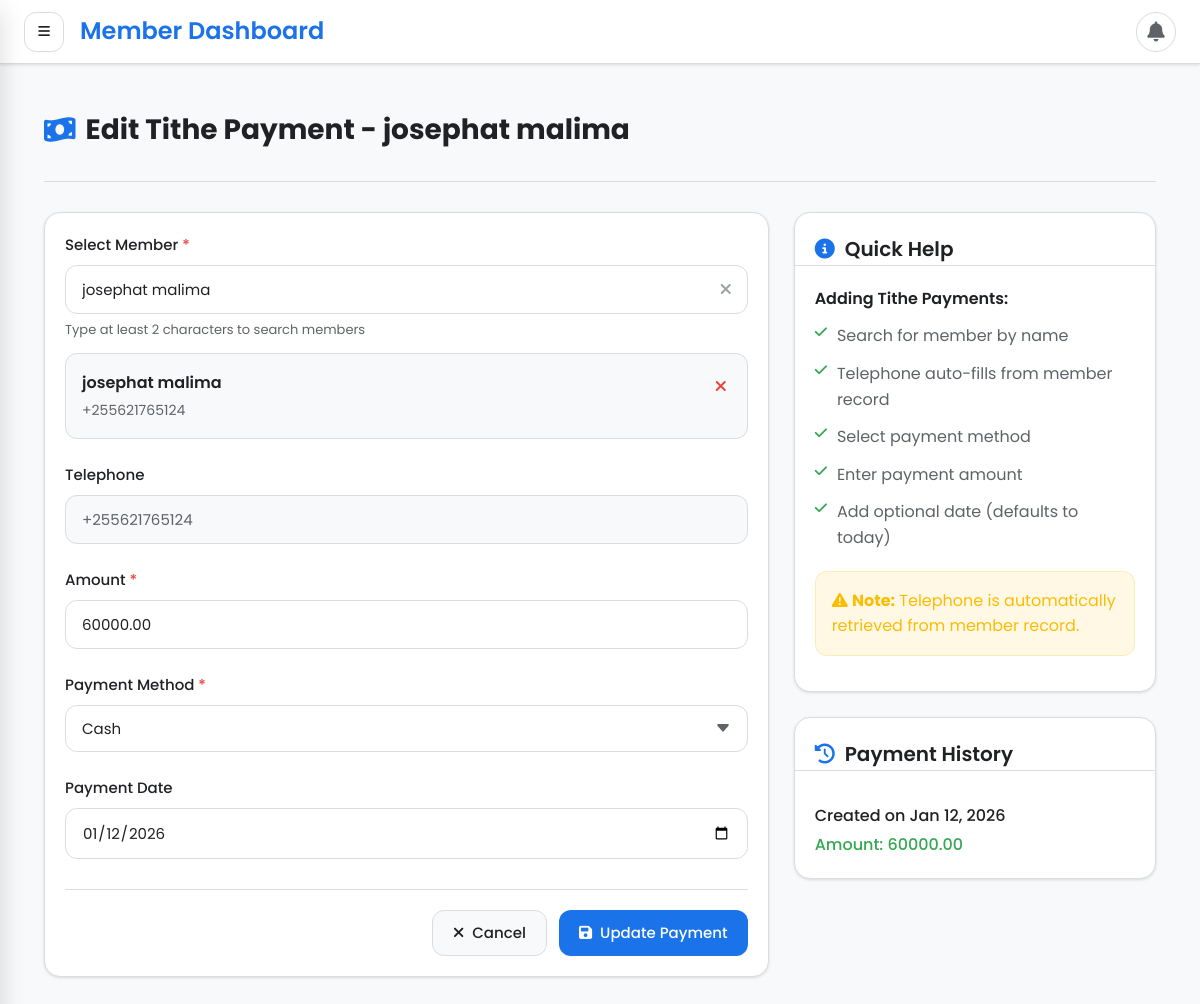
The app's page /tithe/2/update/ (signed in) with its own data.
### tithe/models.py (models this page shows, shortened)
class TithePayment(models.Model):
    PAYMENT_STATUS_CHOICES = [
        ('cash', 'Cash'),
        ('bank', 'Bank'),
    ]
    sms_sent = models.BooleanField(default=False)
    sms_sent_at = models.DateTimeField(null=True, blank=True)
    sms_message_id = models.CharField(max_length=100, blank=True, null=True)
    sms_failure_count = models.IntegerField(default=0)
    last_sms_error = models.TextField(blank=True, null=True)
    date = models.DateTimeField(default=timezone.now, verbose_name='Invoice Date')
    name = models.ForeignKey(Member, verbose_name="Member", on_delete=models.CASCADE)  # Direct reference
    contact_number = models.CharField(max_length=13)
    amount = models.DecimalField(max_digits=10, decimal_places=2)
    status = models.CharField(
        max_length=50,
        choices=PAYMENT_STATUS_CHOICES,
        default='cash'
    )

### member/models.py (models this page shows, shortened)
class Member(models.Model):
    name = models.CharField(max_length=255)
    code = models.TextField(help_text="001PT", null= True)
    active = models.BooleanField(default= True)
    shepherd = models.ForeignKey(Community, on_delete=models.CASCADE, null=True, blank=True)
    ministry = models.ForeignKey(Ministry, on_delete=models.CASCADE, null=True, blank=True)
    telephone =PhoneNumberField(max_length=255, null=True, help_text=' Eg. +255 ')
    location = models.CharField(max_length=255)
    fathers_name = models.CharField(max_length=255, null=True, blank=True)
    mothers_name = models.CharField(max_length=255, null=True, blank=True)
    guardians_name = models.CharField(max_length=255, null=True, blank=True)
    new_believer_school = models.BooleanField()
    pays_tithe = models.BooleanField(default=False)
    working = models.BooleanField(default=False)
    schooling = models.BooleanField(default=False)
    picture = models.ImageField(upload_to=upload_image_path, null=True, blank=True)
    transfered = models.BooleanField(max_length=250, blank=True, null= True)
    transfer_update = models.CharField(max_length=250, null=True, blank=True)
    objects = MemberManager()

### tithe/views.py (the view, shortened to what this page needs)
# urls.py: path('<int:pk>/update/', views.TithePaymentUpdateView.as_view(), name='tithepayment_update'),
class TithePaymentUpdateView(LoginRequiredMixin, UpdateView):
    model = TithePayment
    form_class = TithePaymentForm
    template_name = 'tithepayment/create.html'
    context_object_name = 'payment'
    def get_context_data(self, **kwargs):
        context = super().get_context_data(**kwargs)
        context['title'] = f'Edit Tithe Payment - {self.object.name.name}'
        context['finance_active'] = True
        context['tithepayment_active_list'] = True
        return context

### tithe/forms.py (shortened to what this page needs)
class TithePaymentForm(forms.ModelForm):
    class Meta:
        model = TithePayment
        fields = ['name', 'contact_number', 'amount', 'status', 'date']
        widgets = {
            'name': forms.HiddenInput(),
            'contact_number': forms.HiddenInput(),
            'date': forms.DateTimeInput(attrs={'type': 'datetime-local'}),
            'amount': forms.NumberInput(attrs={'step': '0.01', 'min': '0'}),
        }
    def __init__(self, *args, **kwargs):
        super().__init__(*args, **kwargs)
        self.fields['contact_number'].label = 'Telephone'

### templates/tithepayment/create.html (shortened to what this page needs)
{% extends 'base.html' %}
{% load static %}
{% block content %}
<div class="form-container">
    <div class="page-header">
        <h1 class="page-title">
            <i class="fas fa-money-bill-wave"></i>
            {% if title %}{{ title }}{% else %}{% if form.instance.pk %}Edit{% else %}Add New{% endif %} Tithe Payment{% endif %}
        </h1>
    </div>
    <div class="layout-grid">
        <div class="card">
            <div class="card-body">
                <form method="post" id="tithePaymentForm" class="form">
                    <div class="form-group">
                        <label class="form-label required">Select Member</label>
                        <div class="search-container">
                            <div class="search-input-group">
                                <input type="text"
                                       class="form-control search-input"
                                       id="member_search"
                                       placeholder="Type member name to search..."
                                       autocomplete="off"
                                       value="{% if form.instance.name %}{{ form.instance.name.name }}{% endif %}">
                                <button type="button" class="search-clear" id="clear_search" title="Clear Search">
                                    <i class="fas fa-times"></i>
                                </button>
                            </div>
                            <div class="form-text">Type at least 2 characters to search members</div>
                        </div>
                        <div id="selected_member_display"
                             class="selected-member"
                             style="{% if not form.instance.name %}display: none;{% endif %}">
                            <div class="selected-member-header">
                                <div class="selected-member-info">
                                    <div class="selected-member-name" id="selected_member_name">
                                        {% if form.instance.name %}{{ form.instance.name.name }}{% endif %}
                                    </div>
                                    <div class="selected-member-phone" id="selected_member_telephone">
                                        {% if form.instance.name %}{{ form.instance.name.telephone|default:"No telephone" }}{% endif %}
                                    </div>
                                </div>
                                <button type="button"
                                        class="selected-member-remove"
                                        id="remove_member"
                                        title="Remove Member">
                                    <i class="fas fa-times"></i>
                                </button>
                            </div>
                        </div>
                    </div>
                    <div class="form-group">
                        <label class="form-label">Telephone</label>
                        <input type="text"
                               class="form-control readonly"
                               id="telephone_display"
                               readonly
                               value="{% if form.instance.name %}{{ form.instance.name.telephone|default:'' }}{% endif %}">
                    </div>
                    <div class="form-group">
                        <label for="{{ form.amount.id_for_label }}" class="form-label required">Amount</label>
                        <input type="number"
                               name="{{ form.amount.name }}"
                               id="{{ form.amount.id_for_label }}"
                               class="form-control {% if form.amount.errors %}error{% endif %}"
                               value="{{ form.amount.value|default:'' }}"
                               step="0.01"
                               min="0"
                               placeholder="Enter amount"
                               required>
                    </div>
                    <div class="form-group">
                        <label for="{{ form.status.id_for_label }}" class="form-label required">Payment Method</label>
                        <div class="select-container">
                            <select name="{{ form.status.name }}"
                                    id="{{ form.status.id_for_label }}"
                                    class="form-control select-control {% if form.status.errors %}error{% endif %}"
                                    required>
                                {% for value, label in form.status.field.choices %}
                                <option value="{{ value }}"
                                        {% if form.status.value == value|stringformat:"s" %}selected{% endif %}>
                                    {{ label }}
                                </option>
                                {% endfor %}
                            </select>
                        </div>
                    </div>
                    <div class="form-group">
                        <label for="{{ form.date.id_for_label }}" class="form-label">Payment Date</label>
                        <input type="date"
                               name="{{ form.date.name }}"
                               id="{{ form.date.id_for_label }}"
                               class="form-control date-input {% if form.date.errors %}error{% endif %}"
                               value="{{ form.date.value|date:'Y-m-d'|default:'' }}"
                               placeholder="Select date">
                    </div>
                    <div class="form-actions">
                        <a href="{% url 'tithepayment:tithepayment_list' %}" class="btn btn-secondary">
                            <i class="fas fa-times"></i> Cancel
                        </a>
                        <button type="submit" class="btn btn-primary">
                            <i class="fas fa-save"></i>
                            {% if form.instance.pk %}Update Payment{% else %}Create Payment{% endif %}
                        </button>
                    </div>
                </form>
            </div>
        </div>
        <div>
            <div class="card" style="margin-bottom: 25px;">
                <div class="card-header">
                    <h3 class="card-title">
                        <i class="fas fa-info-circle"></i>
                        Quick Help
                    </h3>
                </div>
                <div class="card-body">
                    <h4 style="font-size: 1rem; margin-bottom: 12px; color: var(--text-primary);">
                        Adding Tithe Payments:
                    </h4>
                    <ul class="help-list">
                        <li>
                            <i class="fas fa-check"></i>
                            <span>Search for member by name</span>
                        </li>
                        <li>
                            <i class="fas fa-check"></i>
                            <span>Telephone auto-fills from member record</span>
                        </li>
                        <li>
                            <i class="fas fa-check"></i>
                            <span>Select payment method</span>
                        </li>
                        <li>
                            <i class="fas fa-check"></i>
                            <span>Enter payment amount</span>
                        </li>
                        <li>
                            <i class="fas fa-check"></i>
                            <span>Add optional date (defaults to today)</span>
                        </li>
                    </ul>
                    <div class="alert alert-warning">
                        <div class="alert-content">
                            <i class="fas fa-exclamation-triangle"></i>
                            <strong>Note:</strong> Telephone is automatically retrieved from member record.
                        </div>
                    </div>
                </div>
            </div>
            {% if form.instance.pk %}
            <div class="card">
                <div class="card-header">
                    <h3 class="card-title">
                        <i class="fas fa-history"></i>
                        Payment History
                    </h3>
                </div>
                <div class="card-body">
                    <div class="history-item">
                        <div class="history-date">
                            Created on {{ form.instance.date|date:"M d, Y" }}
                        </div>
                        <div class="history-amount">
                            Amount: {{ form.instance.amount|floatformat:2 }}
                        </div>
                    </div>
                </div>
            </div>
            {% endif %}
        </div>
    </div>
</div>
{% endblock %}

### templates/base.html (style rules this page uses)
* { margin: 0; padding: 0; box-sizing: border-box; -webkit-tap-highlight-color: transparent; font-family: "Poppins", -apple-system, BlinkMacSystemFont, sans-serif; }
:root { --primary: #1a73e8; --primary-dark: #0d47a1; --primary-light: #42a5f5; --secondary: #34a853; --secondary-dark: #2e7d32; --accent: #fbbc04; --danger: #ea4335; --warning: #fbbc04; --success: #34a853; --info: #4285f4; --background: #f8f9fa; --surface: #ffffff; --surface-dark: #202124; --text-primary: #202124; --text-secondary: #5f6368; --text-disabled: #9aa0a6; --divider: #dadce0; --shadow-sm: 0 1px 3px rgba(0, 0, 0, 0.12); --shadow-md: 0 4px 6px rgba(0, 0, 0, 0.1); --shadow-lg: 0 10px 25px rgba(0, 0, 0, 0.15); --shadow-xl: 0 20px 40px rgba(0, 0, 0, 0.2); --radius-sm: 8px; --radius-md: 12px; --radius-lg: 16px; --radius-xl: 24px; --radius-full: 9999px; --space-xs: 4px; --space-sm: 8px; --space-md: 16px; --space-lg: 24px; --space-xl: 32px; --space-2xl: 48px; --transition-fast: 150ms ease; --transition-base: 250ms ease; --transition-slow: 350ms ease; --sidebar-width: 280px; --sidebar-collapsed: 72px; --header-height: 64px; }
body { font-family: "Poppins", -apple-system, BlinkMacSystemFont, sans-serif; background: var(--background); color: var(--text-primary); line-height: 1.6; -webkit-font-smoothing: antialiased; -moz-osx-font-smoothing: grayscale; overflow: hidden; }
h1 { font-size: 2rem; font-weight: 700; }
h3 { font-size: 1.5rem; font-weight: 600; }
h4 { font-size: 1.25rem; font-weight: 600; }
.btn { padding: var(--space-sm) var(--space-md); border-radius: var(--radius-md); font-weight: 500; cursor: pointer; transition: all var(--transition-fast); border: none; font-family: "Poppins", sans-serif; font-size: 0.875rem; display: inline-flex; align-items: center; justify-content: center; gap: var(--space-sm); text-decoration: none; }
.btn-primary { background: var(--primary); color: white; border: 1px solid var(--primary); }
.btn-secondary { background: var(--secondary); color: white; border: 1px solid var(--secondary); }
.form-group { margin-bottom: var(--space-md); }
.form-label { display: block; margin-bottom: var(--space-xs); font-weight: 500; color: var(--text-primary); font-size: 0.875rem; }
.form-control { width: 100%; padding: var(--space-sm) var(--space-md); border: 1px solid var(--divider); border-radius: var(--radius-md); font-size: 0.875rem; font-family: "Poppins", sans-serif; transition: all var(--transition-fast); background: var(--surface); color: var(--text-primary); }
.form-control::placeholder { color: var(--text-disabled); }
.form-text { display: block; margin-top: var(--space-xs); font-size: 0.75rem; color: var(--text-secondary); }
.alert { padding: var(--space-md) var(--space-lg); border-radius: var(--radius-md); margin-bottom: var(--space-md); display: flex; align-items: flex-start; gap: var(--space-sm); border-left: 4px solid; }
.alert-warning { background: rgba(251, 188, 4, 0.1); border-left-color: var(--warning); color: var(--text-primary); }
.alert-content { flex: 1; }
.card { background: var(--surface); border-radius: var(--radius-lg); box-shadow: var(--shadow-sm); border: 1px solid var(--divider); margin-bottom: var(--space-md); overflow: hidden; }
.card-header { padding: var(--space-lg); border-bottom: 1px solid var(--divider); display: flex; align-items: center; justify-content: space-between; }
.card-body { padding: var(--space-lg); }
.page-header { margin-bottom: var(--space-xl); }
.page-header h1 { font-size: 1.75rem; font-weight: 700; color: var(--text-primary); margin-bottom: var(--space-sm); }

### records on screen
TithePayment: instance.name.name "josephat malima", instance.name.telephone "+255621765124", amount "60000.00", status "Cash", instance "Jan 12, 2026", instance.amount "60000.00"

### other values on screen
{{ title }} "Edit Tithe Payment - josephat malima"
